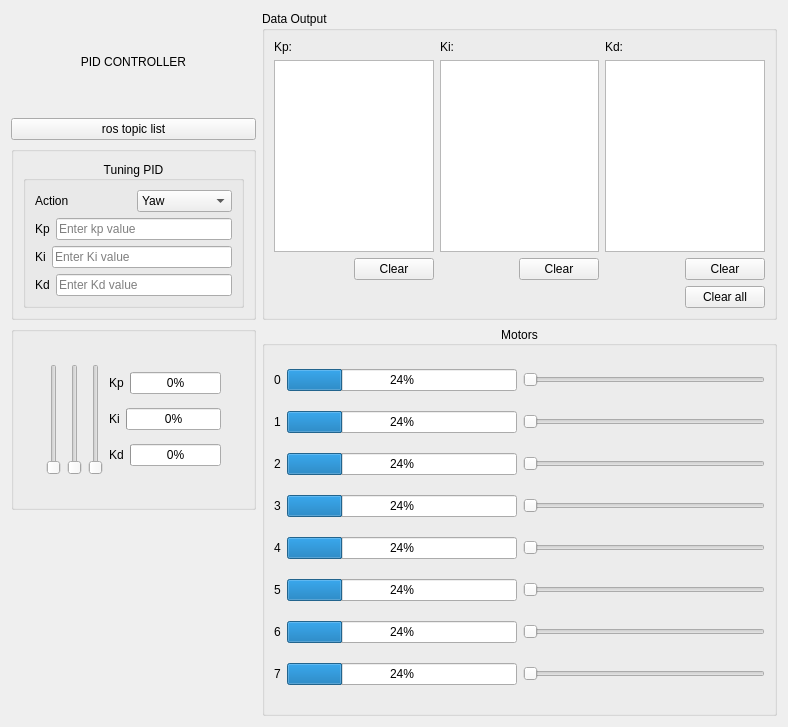
<?xml version="1.0" encoding="UTF-8"?>
<ui version="4.0">
 <class>PIDController</class>
 <widget class="QWidget" name="PIDController">
  <property name="geometry">
   <rect>
    <x>0</x>
    <y>0</y>
    <width>788</width>
    <height>727</height>
   </rect>
  </property>
  <property name="mouseTracking">
   <bool>true</bool>
  </property>
  <property name="windowTitle">
   <string>Form</string>
  </property>
  <property name="styleSheet">
   <string notr="true"/>
  </property>
  <layout class="QGridLayout" name="gridLayout">
   <item row="0" column="0">
    <widget class="QLabel" name="label">
     <property name="maximumSize">
      <size>
       <width>600</width>
       <height>200</height>
      </size>
     </property>
     <property name="styleSheet">
      <string notr="true">font: 22pt &quot;Sans Serif&quot;;</string>
     </property>
     <property name="text">
      <string>PID CONTROLLER</string>
     </property>
     <property name="alignment">
      <set>Qt::AlignCenter</set>
     </property>
    </widget>
   </item>
   <item row="0" column="1" rowspan="3">
    <widget class="QGroupBox" name="groupBox_5">
     <property name="title">
      <string>Data Output</string>
     </property>
     <layout class="QVBoxLayout" name="verticalLayout_12">
      <item>
       <layout class="QHBoxLayout" name="horizontalLayout_25">
        <item>
         <layout class="QVBoxLayout" name="verticalLayout_9">
          <item>
           <layout class="QVBoxLayout" name="verticalLayout_6">
            <item>
             <layout class="QVBoxLayout" name="verticalLayout_3">
              <item>
               <widget class="QLabel" name="label_17">
                <property name="text">
                 <string>Kp:</string>
                </property>
               </widget>
              </item>
              <item>
               <widget class="QTextEdit" name="kpOutput"/>
              </item>
             </layout>
            </item>
           </layout>
          </item>
          <item>
           <layout class="QHBoxLayout" name="horizontalLayout_22">
            <item>
             <spacer name="horizontalSpacer">
              <property name="orientation">
               <enum>Qt::Horizontal</enum>
              </property>
              <property name="sizeHint" stdset="0">
               <size>
                <width>40</width>
                <height>20</height>
               </size>
              </property>
             </spacer>
            </item>
            <item>
             <widget class="QPushButton" name="kpClearButton">
              <property name="maximumSize">
               <size>
                <width>100</width>
                <height>50</height>
               </size>
              </property>
              <property name="text">
               <string>Clear</string>
              </property>
             </widget>
            </item>
           </layout>
          </item>
         </layout>
        </item>
        <item>
         <layout class="QVBoxLayout" name="verticalLayout_10">
          <item>
           <layout class="QVBoxLayout" name="verticalLayout_7">
            <item>
             <layout class="QVBoxLayout" name="verticalLayout_4">
              <item>
               <widget class="QLabel" name="label_18">
                <property name="text">
                 <string>Ki:</string>
                </property>
               </widget>
              </item>
              <item>
               <widget class="QTextEdit" name="kiOutput"/>
              </item>
             </layout>
            </item>
           </layout>
          </item>
          <item>
           <layout class="QHBoxLayout" name="horizontalLayout_23">
            <item>
             <spacer name="horizontalSpacer_2">
              <property name="orientation">
               <enum>Qt::Horizontal</enum>
              </property>
              <property name="sizeHint" stdset="0">
               <size>
                <width>40</width>
                <height>20</height>
               </size>
              </property>
             </spacer>
            </item>
            <item>
             <widget class="QPushButton" name="kiClearButton">
              <property name="maximumSize">
               <size>
                <width>100</width>
                <height>50</height>
               </size>
              </property>
              <property name="text">
               <string>Clear</string>
              </property>
             </widget>
            </item>
           </layout>
          </item>
         </layout>
        </item>
        <item>
         <layout class="QVBoxLayout" name="verticalLayout_11">
          <item>
           <layout class="QVBoxLayout" name="verticalLayout_8">
            <item>
             <layout class="QVBoxLayout" name="verticalLayout_5">
              <item>
               <widget class="QLabel" name="label_19">
                <property name="text">
                 <string>Kd:</string>
                </property>
               </widget>
              </item>
              <item>
               <widget class="QTextEdit" name="kdOutput"/>
              </item>
             </layout>
            </item>
           </layout>
          </item>
          <item>
           <layout class="QHBoxLayout" name="horizontalLayout_24">
            <item>
             <spacer name="horizontalSpacer_3">
              <property name="orientation">
               <enum>Qt::Horizontal</enum>
              </property>
              <property name="sizeHint" stdset="0">
               <size>
                <width>40</width>
                <height>20</height>
               </size>
              </property>
             </spacer>
            </item>
            <item>
             <widget class="QPushButton" name="kdClearButton">
              <property name="maximumSize">
               <size>
                <width>100</width>
                <height>50</height>
               </size>
              </property>
              <property name="text">
               <string>Clear</string>
              </property>
             </widget>
            </item>
           </layout>
          </item>
         </layout>
        </item>
       </layout>
      </item>
      <item>
       <layout class="QHBoxLayout" name="horizontalLayout_26">
        <item>
         <spacer name="horizontalSpacer_4">
          <property name="orientation">
           <enum>Qt::Horizontal</enum>
          </property>
          <property name="sizeHint" stdset="0">
           <size>
            <width>40</width>
            <height>20</height>
           </size>
          </property>
         </spacer>
        </item>
        <item>
         <widget class="QPushButton" name="clearAllButton">
          <property name="text">
           <string>Clear all</string>
          </property>
         </widget>
        </item>
       </layout>
      </item>
     </layout>
    </widget>
   </item>
   <item row="1" column="0">
    <widget class="QPushButton" name="topicListButton">
     <property name="text">
      <string>ros topic list</string>
     </property>
    </widget>
   </item>
   <item row="2" column="0">
    <widget class="QGroupBox" name="groupBox_3">
     <property name="maximumSize">
      <size>
       <width>16777215</width>
       <height>16777215</height>
      </size>
     </property>
     <property name="title">
      <string/>
     </property>
     <layout class="QGridLayout" name="gridLayout_7">
      <item row="0" column="0">
       <widget class="QGroupBox" name="groupBox">
        <property name="maximumSize">
         <size>
          <width>16777215</width>
          <height>16777215</height>
         </size>
        </property>
        <property name="title">
         <string>Tuning PID</string>
        </property>
        <property name="alignment">
         <set>Qt::AlignCenter</set>
        </property>
        <layout class="QGridLayout" name="gridLayout_3">
         <item row="1" column="0">
          <layout class="QGridLayout" name="gridLayout_2">
           <item row="0" column="0">
            <widget class="QLabel" name="label_2">
             <property name="text">
              <string>Kp</string>
             </property>
            </widget>
           </item>
           <item row="0" column="1">
            <widget class="QLineEdit" name="kp_val">
             <property name="placeholderText">
              <string>Enter kp value</string>
             </property>
            </widget>
           </item>
          </layout>
         </item>
         <item row="3" column="0">
          <layout class="QGridLayout" name="gridLayout_6">
           <item row="0" column="0">
            <widget class="QLabel" name="label_4">
             <property name="text">
              <string>Kd</string>
             </property>
            </widget>
           </item>
           <item row="0" column="1">
            <widget class="QLineEdit" name="kd_val">
             <property name="placeholderText">
              <string>Enter Kd value</string>
             </property>
            </widget>
           </item>
          </layout>
         </item>
         <item row="0" column="0">
          <layout class="QGridLayout" name="gridLayout_4">
           <item row="0" column="1">
            <widget class="QComboBox" name="Tuning_Axis">
             <item>
              <property name="text">
               <string>Yaw</string>
              </property>
             </item>
             <item>
              <property name="text">
               <string>Pitch</string>
              </property>
             </item>
             <item>
              <property name="text">
               <string>Roll</string>
              </property>
             </item>
             <item>
              <property name="text">
               <string>x_pos</string>
              </property>
             </item>
             <item>
              <property name="text">
               <string>y_pos</string>
              </property>
             </item>
             <item>
              <property name="text">
               <string>z_pos</string>
              </property>
             </item>
            </widget>
           </item>
           <item row="0" column="0">
            <widget class="QLabel" name="label_5">
             <property name="maximumSize">
              <size>
               <width>300</width>
               <height>30</height>
              </size>
             </property>
             <property name="text">
              <string>Action</string>
             </property>
            </widget>
           </item>
          </layout>
         </item>
         <item row="2" column="0">
          <layout class="QGridLayout" name="gridLayout_5">
           <item row="0" column="0">
            <widget class="QLabel" name="label_3">
             <property name="text">
              <string>Ki</string>
             </property>
            </widget>
           </item>
           <item row="0" column="1">
            <widget class="QLineEdit" name="ki_val">
             <property name="placeholderText">
              <string>Enter Ki value</string>
             </property>
            </widget>
           </item>
          </layout>
         </item>
        </layout>
       </widget>
      </item>
     </layout>
    </widget>
   </item>
   <item row="3" column="0">
    <widget class="QGroupBox" name="groupBox_2">
     <property name="maximumSize">
      <size>
       <width>1000</width>
       <height>500</height>
      </size>
     </property>
     <property name="title">
      <string/>
     </property>
     <layout class="QHBoxLayout" name="horizontalLayout">
      <item>
       <layout class="QHBoxLayout" name="horizontalLayout_5">
        <property name="leftMargin">
         <number>23</number>
        </property>
        <property name="topMargin">
         <number>23</number>
        </property>
        <property name="rightMargin">
         <number>23</number>
        </property>
        <property name="bottomMargin">
         <number>23</number>
        </property>
        <item>
         <widget class="QSlider" name="kp_verticalSlider">
          <property name="orientation">
           <enum>Qt::Vertical</enum>
          </property>
         </widget>
        </item>
        <item>
         <widget class="QSlider" name="ki_verticalSlider">
          <property name="orientation">
           <enum>Qt::Vertical</enum>
          </property>
         </widget>
        </item>
        <item>
         <widget class="QSlider" name="kd_verticalSlider">
          <property name="orientation">
           <enum>Qt::Vertical</enum>
          </property>
         </widget>
        </item>
        <item>
         <layout class="QVBoxLayout" name="verticalLayout">
          <item>
           <layout class="QHBoxLayout" name="horizontalLayout_7">
            <item>
             <widget class="QLabel" name="label_6">
              <property name="text">
               <string>Kp</string>
              </property>
             </widget>
            </item>
            <item>
             <widget class="QProgressBar" name="kp_progressBar">
              <property name="value">
               <number>0</number>
              </property>
             </widget>
            </item>
           </layout>
          </item>
          <item>
           <layout class="QHBoxLayout" name="horizontalLayout_4">
            <item>
             <widget class="QLabel" name="label_7">
              <property name="text">
               <string>Ki</string>
              </property>
             </widget>
            </item>
            <item>
             <widget class="QProgressBar" name="ki_progressBar">
              <property name="value">
               <number>0</number>
              </property>
             </widget>
            </item>
           </layout>
          </item>
          <item>
           <layout class="QHBoxLayout" name="horizontalLayout_3">
            <item>
             <widget class="QLabel" name="label_8">
              <property name="text">
               <string>Kd</string>
              </property>
             </widget>
            </item>
            <item>
             <widget class="QProgressBar" name="kd_progressBar">
              <property name="value">
               <number>0</number>
              </property>
             </widget>
            </item>
           </layout>
          </item>
         </layout>
        </item>
       </layout>
      </item>
     </layout>
    </widget>
   </item>
   <item row="3" column="1" rowspan="2">
    <layout class="QHBoxLayout" name="horizontalLayout_27">
     <item>
      <widget class="QGroupBox" name="groupBox_4">
       <property name="title">
        <string>Motors</string>
       </property>
       <property name="alignment">
        <set>Qt::AlignCenter</set>
       </property>
       <layout class="QVBoxLayout" name="verticalLayout_2">
        <item>
         <layout class="QHBoxLayout" name="horizontalLayout_14">
          <item>
           <layout class="QHBoxLayout" name="horizontalLayout_2">
            <item>
             <widget class="QLabel" name="label_9">
              <property name="text">
               <string>0</string>
              </property>
             </widget>
            </item>
            <item>
             <widget class="QProgressBar" name="progressBar">
              <property name="value">
               <number>24</number>
              </property>
             </widget>
            </item>
           </layout>
          </item>
          <item>
           <widget class="QSlider" name="horizontalSlider_2">
            <property name="orientation">
             <enum>Qt::Horizontal</enum>
            </property>
           </widget>
          </item>
         </layout>
        </item>
        <item>
         <layout class="QHBoxLayout" name="horizontalLayout_15">
          <item>
           <layout class="QHBoxLayout" name="horizontalLayout_6">
            <item>
             <widget class="QLabel" name="label_10">
              <property name="text">
               <string>1</string>
              </property>
             </widget>
            </item>
            <item>
             <widget class="QProgressBar" name="progressBar_2">
              <property name="value">
               <number>24</number>
              </property>
             </widget>
            </item>
           </layout>
          </item>
          <item>
           <widget class="QSlider" name="horizontalSlider">
            <property name="orientation">
             <enum>Qt::Horizontal</enum>
            </property>
           </widget>
          </item>
         </layout>
        </item>
        <item>
         <layout class="QHBoxLayout" name="horizontalLayout_16">
          <item>
           <layout class="QHBoxLayout" name="horizontalLayout_8">
            <item>
             <widget class="QLabel" name="label_11">
              <property name="text">
               <string>2</string>
              </property>
             </widget>
            </item>
            <item>
             <widget class="QProgressBar" name="progressBar_3">
              <property name="value">
               <number>24</number>
              </property>
             </widget>
            </item>
           </layout>
          </item>
          <item>
           <widget class="QSlider" name="horizontalSlider_3">
            <property name="orientation">
             <enum>Qt::Horizontal</enum>
            </property>
           </widget>
          </item>
         </layout>
        </item>
        <item>
         <layout class="QHBoxLayout" name="horizontalLayout_17">
          <item>
           <layout class="QHBoxLayout" name="horizontalLayout_9">
            <item>
             <widget class="QLabel" name="label_12">
              <property name="text">
               <string>3</string>
              </property>
             </widget>
            </item>
            <item>
             <widget class="QProgressBar" name="progressBar_4">
              <property name="value">
               <number>24</number>
              </property>
             </widget>
            </item>
           </layout>
          </item>
          <item>
           <widget class="QSlider" name="horizontalSlider_5">
            <property name="orientation">
             <enum>Qt::Horizontal</enum>
            </property>
           </widget>
          </item>
         </layout>
        </item>
        <item>
         <layout class="QHBoxLayout" name="horizontalLayout_18">
          <item>
           <layout class="QHBoxLayout" name="horizontalLayout_10">
            <item>
             <widget class="QLabel" name="label_14">
              <property name="text">
               <string>4</string>
              </property>
             </widget>
            </item>
            <item>
             <widget class="QProgressBar" name="progressBar_5">
              <property name="value">
               <number>24</number>
              </property>
             </widget>
            </item>
           </layout>
          </item>
          <item>
           <widget class="QSlider" name="horizontalSlider_4">
            <property name="orientation">
             <enum>Qt::Horizontal</enum>
            </property>
           </widget>
          </item>
         </layout>
        </item>
        <item>
         <layout class="QHBoxLayout" name="horizontalLayout_19">
          <item>
           <layout class="QHBoxLayout" name="horizontalLayout_11">
            <item>
             <widget class="QLabel" name="label_13">
              <property name="text">
               <string>5</string>
              </property>
             </widget>
            </item>
            <item>
             <widget class="QProgressBar" name="progressBar_6">
              <property name="value">
               <number>24</number>
              </property>
             </widget>
            </item>
           </layout>
          </item>
          <item>
           <widget class="QSlider" name="horizontalSlider_7">
            <property name="orientation">
             <enum>Qt::Horizontal</enum>
            </property>
           </widget>
          </item>
         </layout>
        </item>
        <item>
         <layout class="QHBoxLayout" name="horizontalLayout_20">
          <item>
           <layout class="QHBoxLayout" name="horizontalLayout_12">
            <item>
             <widget class="QLabel" name="label_15">
              <property name="text">
               <string>6</string>
              </property>
             </widget>
            </item>
            <item>
             <widget class="QProgressBar" name="progressBar_7">
              <property name="value">
               <number>24</number>
              </property>
             </widget>
            </item>
           </layout>
          </item>
          <item>
           <widget class="QSlider" name="horizontalSlider_6">
            <property name="orientation">
             <enum>Qt::Horizontal</enum>
            </property>
           </widget>
          </item>
         </layout>
        </item>
        <item>
         <layout class="QHBoxLayout" name="horizontalLayout_21">
          <item>
           <layout class="QHBoxLayout" name="horizontalLayout_13">
            <item>
             <widget class="QLabel" name="label_16">
              <property name="text">
               <string>7</string>
              </property>
             </widget>
            </item>
            <item>
             <widget class="QProgressBar" name="progressBar_8">
              <property name="value">
               <number>24</number>
              </property>
             </widget>
            </item>
           </layout>
          </item>
          <item>
           <widget class="QSlider" name="horizontalSlider_8">
            <property name="orientation">
             <enum>Qt::Horizontal</enum>
            </property>
           </widget>
          </item>
         </layout>
        </item>
       </layout>
      </widget>
     </item>
    </layout>
   </item>
   <item row="4" column="0">
    <widget class="QLabel" name="topicList">
     <property name="minimumSize">
      <size>
       <width>200</width>
       <height>200</height>
      </size>
     </property>
     <property name="styleSheet">
      <string notr="true">color: rgb(170, 170, 255);</string>
     </property>
     <property name="text">
      <string/>
     </property>
    </widget>
   </item>
  </layout>
 </widget>
 <resources/>
 <connections/>
</ui>
